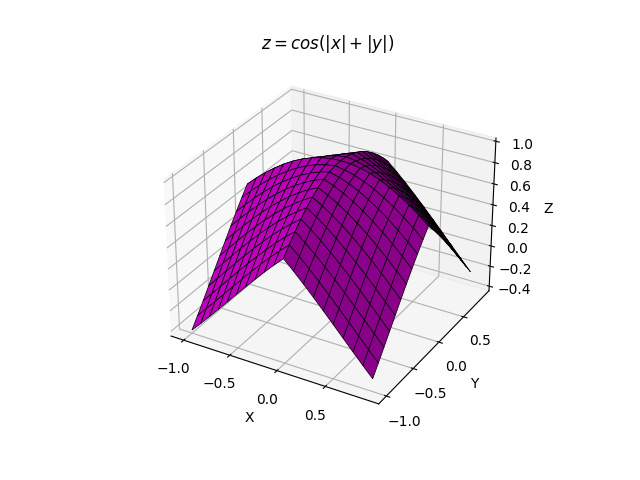

Recreate this plot in Python.
import matplotlib.pyplot as plt
import numpy as np

fig = plt.figure()
ax = fig.add_subplot(111, projection='3d')

x = np.arange(-1, 1, .1)
y = np.arange(-1, 1, .1)
x, y = np.meshgrid(x, y)
z = (np.cos(np.abs(x) + np.abs(y)))

ax.plot_surface(x, y, z, color = 'm', linewidth = 0.5, edgecolor = 'k')# Si pongo el linewidth = 0 el ancho de las lineas se hace mas delgado.
ax.set_title('$z = cos(|x| + |y|)$')
ax.set_xlabel('X')
ax.set_ylabel('Y')
ax.set_zlabel('Z')

plt.show()
